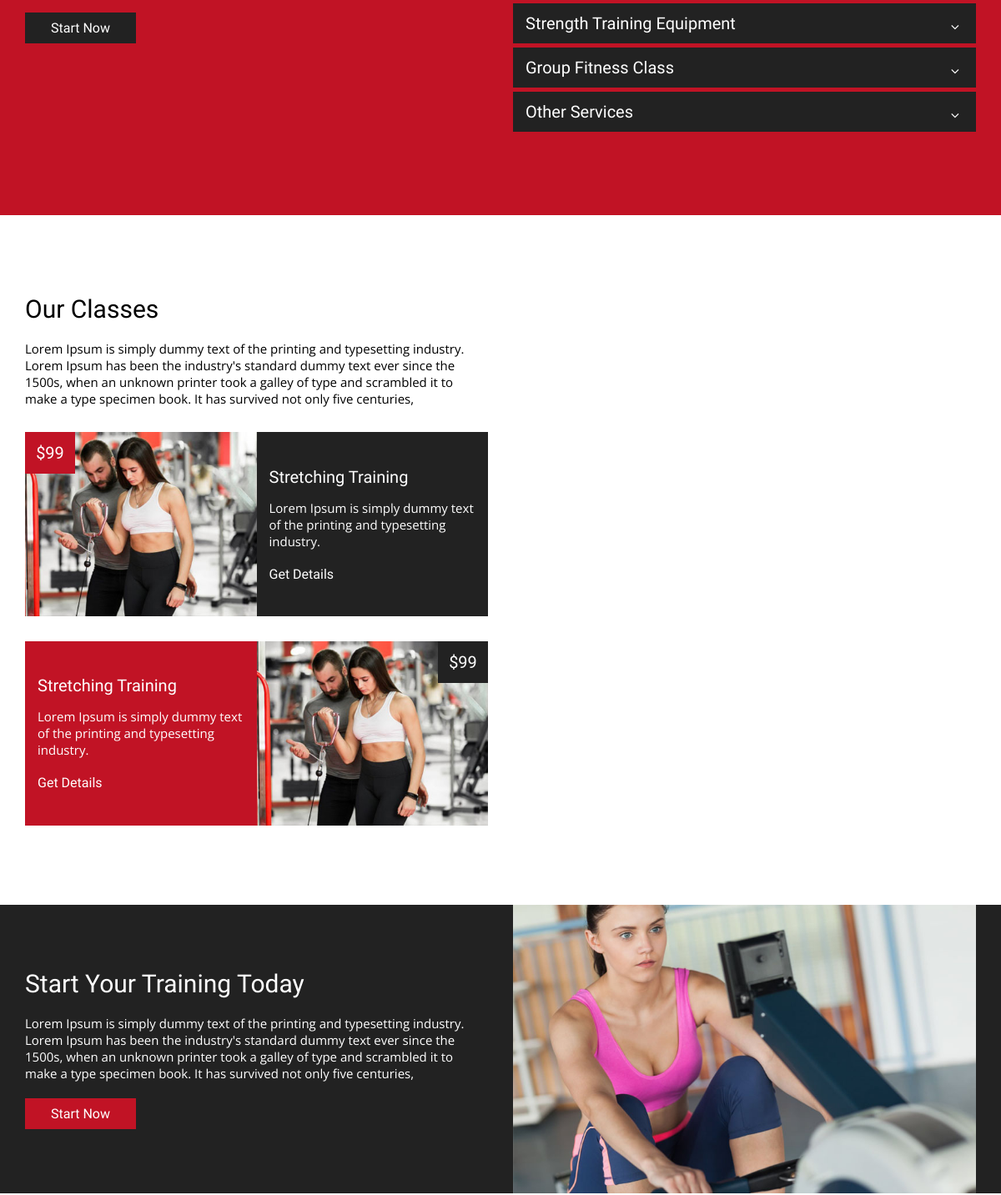
The app's page / (middle part), older data.
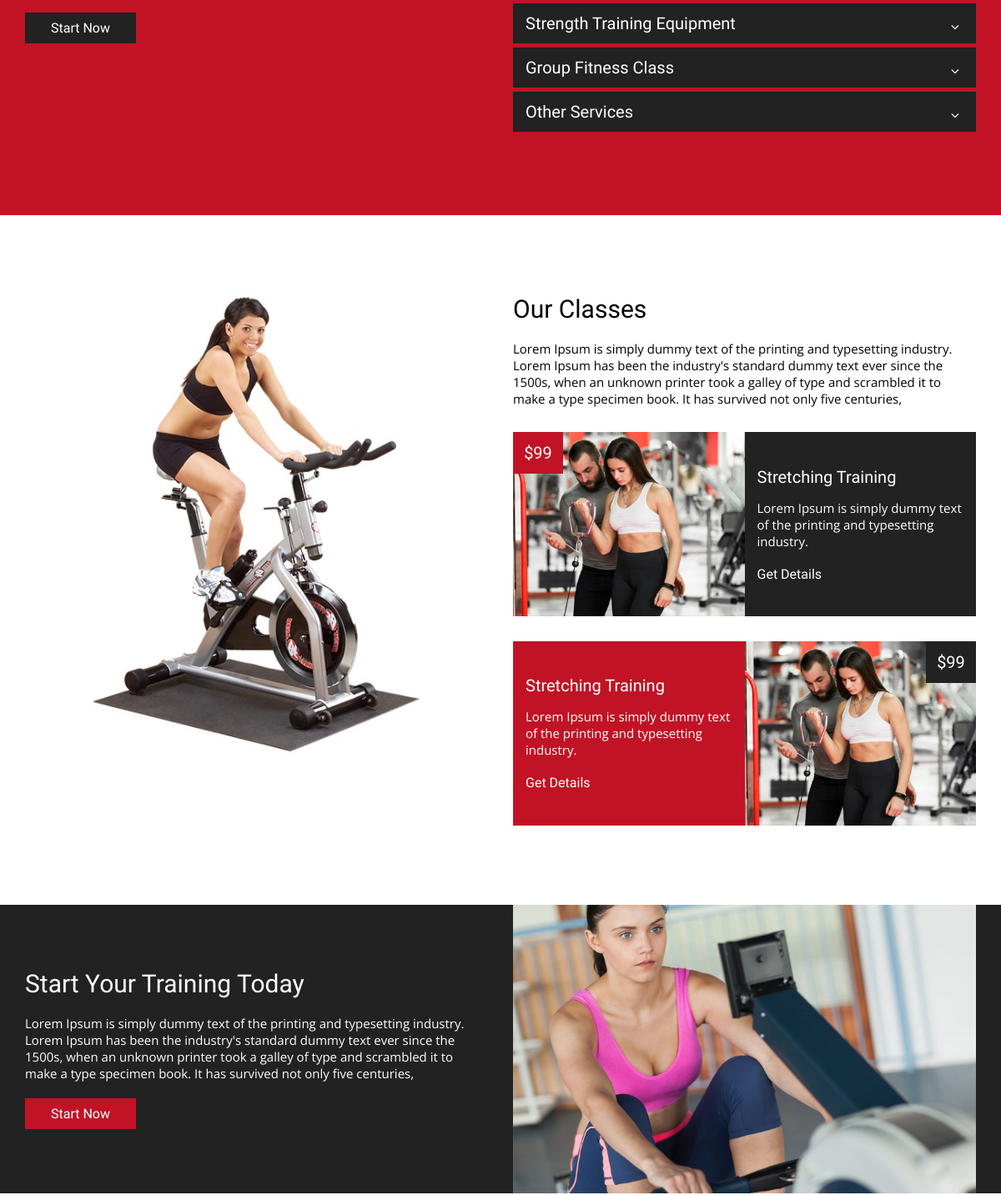
The same page, newer data.
### service/models.py (models this page shows)
class Service_type(models.Model):
    service_type=models.CharField(max_length=100,default="")
    service_type_des=models.TextField()

### our_class/models.py (models this page shows)
class Class(models.Model):
    img=models.FileField(upload_to='about/',max_length=250, default="", blank=True, null=True)

### home/views.py (the view, shortened to what this page needs)
# urls.py: path('',views.index,name='index'),
def index(request):
    AboutData=About.objects.all()
    ServiceData=Service.objects.all()
    ServiceType=Service_type.objects.all()
    ClassData=Class.objects.all()
    GalleryData=Gallery.objects.all()
    data={
        'AboutData':AboutData,
        'ServiceData':ServiceData,
        'ServiceType':ServiceType,
        'ClassData':ClassData,
        'GalleryData':GalleryData,
    }
    return render(request,'index.html',data)

### templates/index.html (shortened to what this page needs)
<!DOCTYPE html>
<html>
<head>
  <link rel="stylesheet" href="static/css/animate.css">
	<link rel="stylesheet" type="text/css" href="static/css/style.css">
</head>
<body>
 <section class="service" id="service">
 	<div class="container">
 		 <div class="content">
 		 	  <div class="text box wow slideInLeft">
				  {% for j in ServiceData%}
                  <p>{{j.service_des}}</p>
				  {% endfor %}
                  <a href="" class="btn">Start Now</a>
 		 	  </div>
 		 	  <div class="accordian box wow slideInRight">
				{% for k in ServiceType %}
 		 	  	    <div class="accordian-container active">
 		 	  	    	<div class="head">
 		 	  	    		<h4>{{k.service_type}}</h4>
 		 	  	    		<span class="fa fa-angle-down"></span>
 		 	  	    	</div>
 		 	  	    </div>
					{% endfor %}
 		 	  </div>
 		 </div>
 	</div>
 </section>
<section class="classes" id="classes">
	<div class="container">
		 <div class="content">
			{% for i in ClassData %}
		 	  <div class="box img wow slideInLeft">
		 	  	 <img src="{{i.img.url}}" alt="classes" />
		 	  </div>
			{% endfor %}
		 	  <div class="box text wow slideInRight">
		 	  	 <h2>Our Classes</h2>
		 	  	 <p>Lorem Ipsum is simply dummy text of the printing and typesetting industry. Lorem Ipsum has been the industry's standard dummy text ever since the 1500s, when an unknown printer took a galley of type and scrambled it to make a type specimen book. It has survived not only five centuries,</p>
		 	  	<div class="class-items">
		 	  	 <div class="item wow bounceInUp">
                     <div class="item-img">
                     	 <img src="static/images/class1.jpg" alt="classes" />
                     	 <div class="price">
                     	 	 $99
                     	 </div>
                     </div>
                     <div class="item-text">
                     	  <h4>Stretching Training</h4>
                     	  <p>Lorem Ipsum is simply dummy text of the printing and typesetting industry.</p>
                     	  <a href="">Get Details</a>
                     </div>
		 	  	 </div>
		 	  	 <div class="item wow bounceInUp">
                     <div class="item-text">
                     	  <h4>Stretching Training</h4>
                     	  <p>Lorem Ipsum is simply dummy text of the printing and typesetting industry.</p>
                     	  <a href="">Get Details</a>
                     </div>
                     <div class="item-img">
                     	 <img src="static/images/class1.jpg" alt="classes" />
                     	 <div class="price">
                     	 	 $99
                     	 </div>
                     </div>
		 	  	 </div>
		 	  	</div>
		 	  </div>
		 </div>
	</div>
</section>
 <section class="start-today">
 	<div class="container">
 		 <div class="content">
 		 	  <div class="box text wow slideInLeft">
 		 	  	 <h2>Start Your Training Today</h2>
 		 	  	 <p>Lorem Ipsum is simply dummy text of the printing and typesetting industry. Lorem Ipsum has been the industry's standard dummy text ever since the 1500s, when an unknown printer took a galley of type and scrambled it to make a type specimen book. It has survived not only five centuries,</p>
 		 	  	 <a href="" class="btn">Start Now</a>
 		 	  </div>
 		 	  <div class="box img wow slideInRight">
 		 	  	 <img src="static/images/gallery4.jpg" alt="start today" />
 		 	  </div>
 		 </div>
 	</div>
 </section>
</body>
</html>

Row changes from the older to the newer data that the page shows:
added Class: img (picture)
